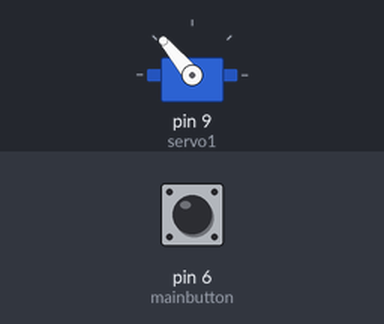
A sketch run on a simulated Arduino Uno, built with avr-gcc and run on an emulated ATmega328P. On the bench: servo. The inputs (shaded band) are chosen by the test bench; at power-on: pin 6 (mainbutton) HIGH.

Above: at 2.8 s.
2.9 s: pin 6 (mainbutton) pulled LOW for 3 s
At 4.3 s:
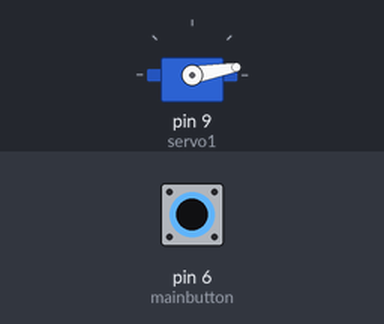
At 7.1 s:
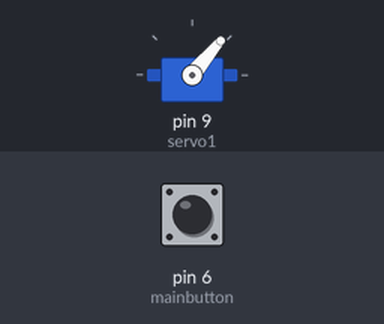
Timing chart, 0 to 19.0 s (numbered marks = the images above; inputs shaded):
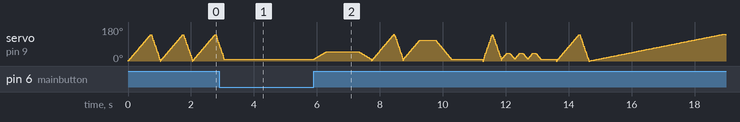

The sketch:

Mystery-Box.ino
```cpp
#include<Servo.h>
#define mainbutton 6
Servo servo1;

int closeangle = 10;
int openangle = 142;
int yarimkapak = 40;
int a;
int k;
void setup() {
servo1.attach(9);
pinMode(mainbutton, INPUT_PULLUP);


}

void loop() {

  servo1.write(closeangle);                   //engıne functıon
  a = digitalRead(mainbutton);                //switch function


  if (a==1 && k == 0)                         //startıng loops
  {
   for (int i =0;i<=openangle;i++)
    {
    servo1.write(i);
    delay(5);
    }
    for (int i = openangle ; i>=0 ; i--)
    {
    servo1.write(i);
    delay(2);
    }
    k++;
  }
  else if ( a==1 && k == 1)
  {
   for (int i =0;i<=openangle;i++)
    {
    servo1.write(i);
    delay(5);
    }
    for (int i = openangle ; i>=0 ; i--)
    {
    servo1.write(i);
    delay(2);
    }
    k++;
  }
    else if ( a==1 && k == 2)
  {
   for (int i =0;i<=openangle;i++)
    {
    servo1.write(i);
    delay(5);
    }
    for (int i = openangle ; i>=0 ; i--)
    {
    servo1.write(i);
    delay(2);
    }
    k++;
  }
  else if (a == 1 && k == 3)
  {
    for (int i = closeangle ; i<=50 ; i++)
    {
    servo1.write(i);
    delay(10);
    }
    delay(1000);
    for (int i = 50 ; i>=closeangle ; i--)
    {
    servo1.write(i);
    delay(10);
    }
    for (int i =0;i<=openangle;i++)
    {
    servo1.write(i);
    delay(5);
    }
    for (int i = openangle ; i>=0 ; i--)
    {
    servo1.write(i);
    delay(2);
    }
    k++;
  }
  //surprıse off
  else if ( a==1 && k == 4)
  {

    for (int i =closeangle;i<=110;i++)
    {
    servo1.write(i);
    delay(5);
    }
    delay(500);
    for (int i = 110 ; i>=closeangle ; i--)
    {
    servo1.write(i);
    delay(5);
    }
    delay(1000);
   for (int i =0;i<=openangle;i++)
    {
    servo1.write(i);
    delay(2);
    }
    for (int i = openangle ; i>=0 ; i--)
    {
    servo1.write(i);
    delay(2);
    }
    k++;

    }

    //only on/off
    else if ( a==1 && k == 5)
    {
       for (int i =closeangle;i<=yarimkapak;i++)
    {
    servo1.write(i);
    delay(5);
    }
    delay(100);
    for (int i = yarimkapak ; i>=closeangle ; i--)
    {
    servo1.write(i);
    delay(5);
    }
     for (int i =closeangle;i<=yarimkapak;i++)
    {
    servo1.write(i);
    delay(5);
    }
    delay(100);
    for (int i = yarimkapak ; i>=closeangle ; i--)
    {
    servo1.write(i);
    delay(5);
    }
     for (int i =closeangle;i<=yarimkapak;i++)
    {
    servo1.write(i);
    delay(5);
    }
    delay(100);
    for (int i = yarimkapak ; i>=closeangle ; i--)
    {
    servo1.write(i);
    delay(5);
    }
    delay(500);
     for (int i =0;i<=openangle;i++)
    {
    servo1.write(i);
    delay(5);
    }
    for (int i = openangle ; i>=0 ; i--)
    {
    servo1.write(i);
    delay(2);
    }
    k++;
    }


     //slow off

     else if ( a==1 && k == 6)
  {
   for (int i =0;i<=openangle;i++)
    {
    servo1.write(i);
    delay(30);
    }
    for (int i = openangle ; i>=0 ; i--)
    {
    servo1.write(i);
    delay(30);
    }
    k=0;
  }

  else
    servo1.write(closeangle);


}
```
